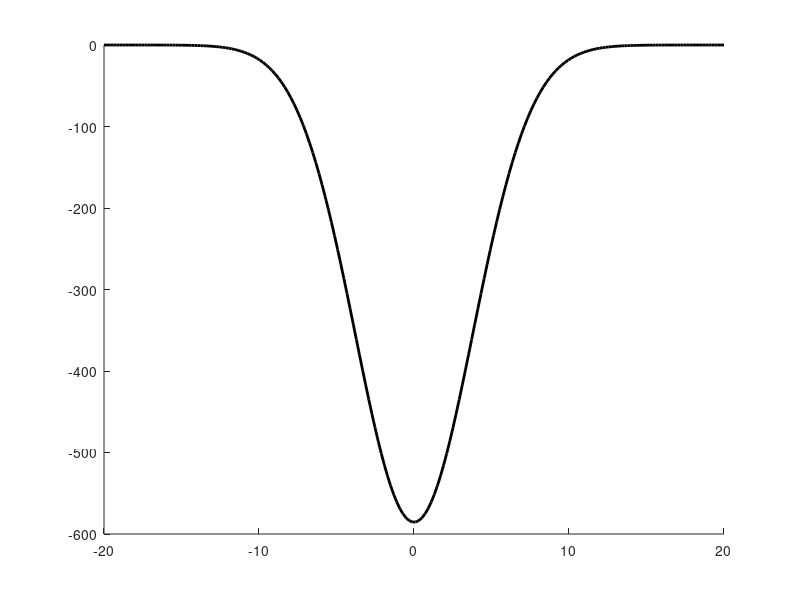

Here is the MATLAB script that generated this plot: (Note: this script raises an error after producing the figure.)
% test_particleGradientFit.m
% Synthetic check of particleGradientFit: a spanwise Lamb-Oseen vortex
% (axis along y) cut by a thin Gaussian slab normal to x, sampled by random
% particles with velocity noise, mimicking one 2-pulse STB snapshot.
%
% Set the four "match your data" values from particle_stats_single_pair /
% particle_field_single_pair output, then compare how much of the true
% peak omega_y each setting recovers.
%
% Reference result (same model in Python, 60k particles, 4.2 /mm^2,
% sigma_beam 2.5 mm, noise 0.1 m/s, 12 mm core): peak omega_y recovered
%   depthOrder 1, sigma 1.5 mm : ~81 %   (-dw/dx term alone ~78 %)
%   depthOrder 3, sigma 1.5 mm : ~89 %   (-dw/dx term alone ~95 %)
%   depthOrder 3, kNN = 20     : ~96 %   (noisier, ~8 % scatter)

clear
rng(0)

%% ---- match your data ---------------------------------------------------
density   = 4.2;    % tracked particles per mm^2 in-plane (whole slab)
sigBeam   = 2.5;    % mm, std of particle depth distribution
noise     = 0.1;    % m/s, per-component velocity noise of a 2-pulse track
coreDiam  = 12;     % mm, diameter at peak swirl velocity
Uinf      = 4;      % m/s
vtMax     = 1;      % m/s, peak swirl velocity

%% ---- synthetic particles ----------------------------------------------
L  = 120;                                  % in-plane box (mm)
N  = round(density * L^2);
x  = sigBeam * randn(3*N, 1);  x = x(abs(x) < 2.4*sigBeam);  x = x(1:N);
y  = (rand(N,1) - 0.5) * L;
z  = (rand(N,1) - 0.5) * L;

rc    = (coreDiam/2) / 1.121;              % Lamb-Oseen radius parameter
Gam   = 2*pi * vtMax * (coreDiam/2) / (1 - exp(-1.121^2));   % m/s*mm
r2    = x.^2 + z.^2 + 1e-12;  r = sqrt(r2);
vt    = Gam ./ (2*pi*r) .* (1 - exp(-r2 / rc^2));
u     = Uinf - vt .* z ./ r + noise*randn(N,1);
v     =                     noise*randn(N,1);
w     =        vt .* x ./ r + noise*randn(N,1);
wyExact = @(xx, zz) -Gam / (pi*rc^2) * exp(-(xx.^2 + zz.^2) / rc^2) * 1e3;   % 1/s

D = [x y z u v w];

%% ---- fits ---------------------------------------------------------------
cases = {struct('depthOrder', 1, 'inPlaneSigma', 1.5), ...
         struct('depthOrder', 3, 'inPlaneSigma', 1.5), ...
         struct('depthOrder', 3, 'inPlaneSigma', 1.5, 'kNN', 20, 'gridSpacing', 2)};
names = {'linear depth, sigma 1.5', 'cubic depth, sigma 1.5', 'cubic depth, kNN 20'};

ex = wyExact(0, 0);
fprintf('Exact peak omega_y = %.0f 1/s\n', ex);
figure('Color', 'w'); hold on
zz = linspace(-20, 20, 200);
plot(zz, wyExact(0, zz), 'k-', 'LineWidth', 2, 'DisplayName', 'Exact');
for c = 1:numel(cases)
    o = cases{c};
    o.gridLimits = [-40 40 -20 20];
    if ~isfield(o, 'gridSpacing'), o.gridSpacing = 1; end
    F = particleGradientFit(D, o);
    % average along the vortex axis (y = A1) to get a clean profile in z
    prof = mean(F.omega_y, 1, 'omitnan');
    [~, j0] = min(abs(F.A2(1, :)));
    fprintf('%-26s: %.0f %% of exact peak, scatter along axis %.0f %%\n', names{c}, ...
            100 * prof(j0) / ex, 100 * std(F.omega_y(:, j0), 'omitnan') / abs(ex));
    plot(F.A2(1, :), prof, 'o-', 'MarkerSize', 3, 'DisplayName', names{c});
end
xlabel('z (mm)'); ylabel('\omega_y (1/s) at slab centre');
title('Synthetic spanwise vortex: recovered \omega_y profile');
legend('Location', 'best'); grid on; box on
